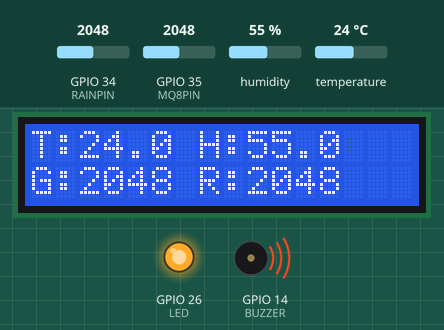
Recording of a sketch running on a simulated ESP32. On the bench: 16×2 character LCD, output pins drawn as LEDs (lit = HIGH), buzzer (waves = sounding, pin HIGH). The inputs (shaded band) are chosen by the test bench; at power-on: GPIO 35 (MQ8PIN) = 2048, humidity 55 %, GPIO 34 (RAINPIN) = 2048, temperature 24 °C. What the sketch prints to the serial monitor is not drawn.

Above: at 3.2 s.
3.3 s: GPIO 35 (MQ8PIN) set to 1959
At 5.4 s:
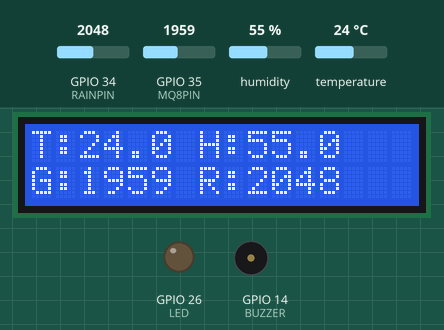
6.0 s: humidity set to 22 %
At 7.5 s:
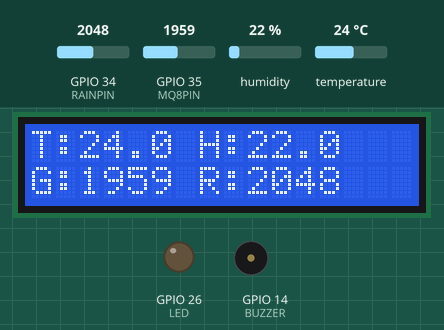
8.7 s: GPIO 34 (RAINPIN) set to 1960
At 11.5 s:
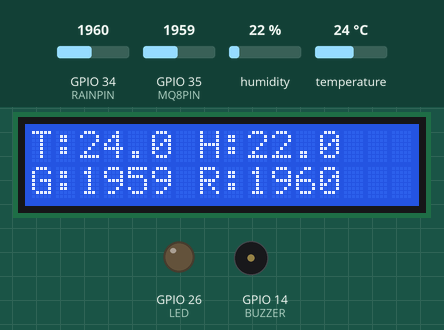
11.8 s: temperature set to 12 °C
At 12.7 s:
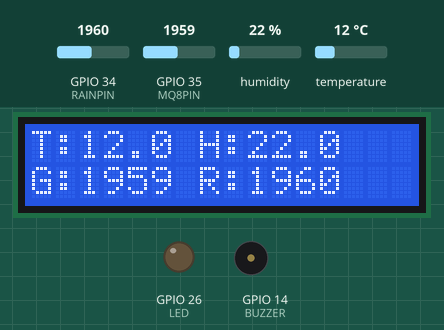
14.5 s: GPIO 34 (RAINPIN) set to 2040
At 16.9 s:
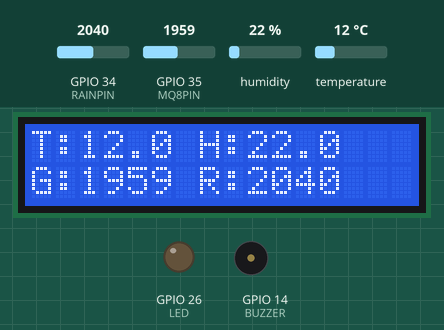
17.9 s: GPIO 35 (MQ8PIN) set to 2040
At 19.0 s:
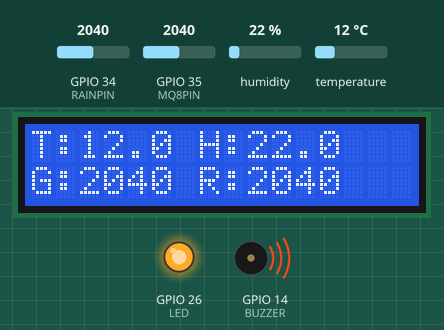
Timing chart, 0 to 20.9 s (numbered marks = the images above; inputs shaded):
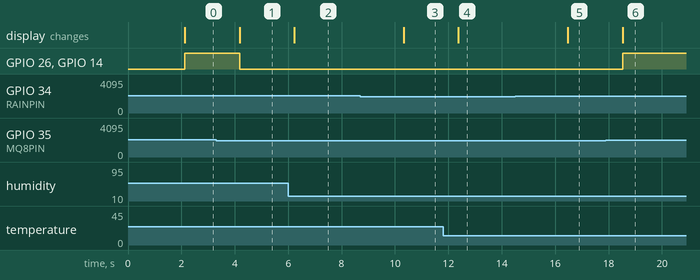

Measured:
- the behaviour switches between 2001 and 2000 on GPIO 35 (MQ8PIN) (found by bisection; images 0 and 1)
- after the input at 3.3 s, GPIO 26 (LED), GPIO 14 (BUZZER): HIGH → LOW after 0.88 s; the display: changes after 0.88 s (image 1)
- after the input at 6.0 s, the display: changes after 0.23 s (image 2)
- after the input at 8.7 s, the display: changes after 1.6 s (image 3)
- after the input at 11.8 s, the display: changes after 0.58 s (image 4)
- after the input at 14.5 s, the display: changes after 2.0 s (image 5)
- after the input at 17.9 s, GPIO 26 (LED), GPIO 14 (BUZZER): LOW → HIGH after 0.62 s; the display: changes after 0.62 s (image 6)

The sketch:

smart_weather_monitoring_system_code.ino
```cpp
#include "DHT.h"
#include <Wire.h>
#include <LiquidCrystal_I2C.h>

// Pin definitions
#define DHTPIN 4
#define DHTTYPE DHT11
#define MQ8PIN 35
#define RAINPIN 34
#define BUZZER 14
#define LED 26

// Sensor & display objects
DHT dht(DHTPIN, DHTTYPE);
LiquidCrystal_I2C lcd(0x27, 16, 2);  // Use 0x3F if 0x27 doesn't work

void setup() {
  Serial.begin(115200);
  Wire.begin(21, 22);         // SDA = GPIO 21, SCL = GPIO 22 for ESP32
  dht.begin();
  lcd.begin(16, 2);
  lcd.backlight();            // Turn on LCD backlight

  pinMode(BUZZER, OUTPUT);
  pinMode(LED, OUTPUT);

  lcd.setCursor(0, 0);
  lcd.print("Weather Monitor");
  delay(2000);
  lcd.clear();
}

void loop() {
  float temp = dht.readTemperature();
  float hum = dht.readHumidity();

  // Validate sensor data
  if (isnan(temp) || isnan(hum)) {
    Serial.println("Failed to read from DHT sensor!");
    lcd.setCursor(0, 0);
    lcd.print("DHT Read Error ");
    delay(2000);
    return;
  }

  int gasValue = analogRead(MQ8PIN);
  int rainValue = analogRead(RAINPIN);

  // Print to Serial Monitor
  Serial.print("Temp: "); Serial.print(temp); Serial.print("°C, ");
  Serial.print("Humidity: "); Serial.print(hum); Serial.print("%, ");
  Serial.print("H2 Gas: "); Serial.print(gasValue); Serial.print(", ");
  Serial.print("Rain: "); Serial.println(rainValue);

  // Display on LCD
  lcd.setCursor(0, 0);
  lcd.print("T:"); lcd.print(temp, 1);
  lcd.print(" H:"); lcd.print(hum, 1);

  lcd.setCursor(0, 1);
  lcd.print("G:"); lcd.print(gasValue);
  lcd.print(" R:"); lcd.print(rainValue);

  // Alert if gas value too high
  if (gasValue > 2000) {  // Adjust threshold if needed
    digitalWrite(BUZZER, HIGH);
    digitalWrite(LED, HIGH);
  } else {
    digitalWrite(BUZZER, LOW);
    digitalWrite(LED, LOW);
  }

  delay(2000); // Update every 2 seconds
}
```
